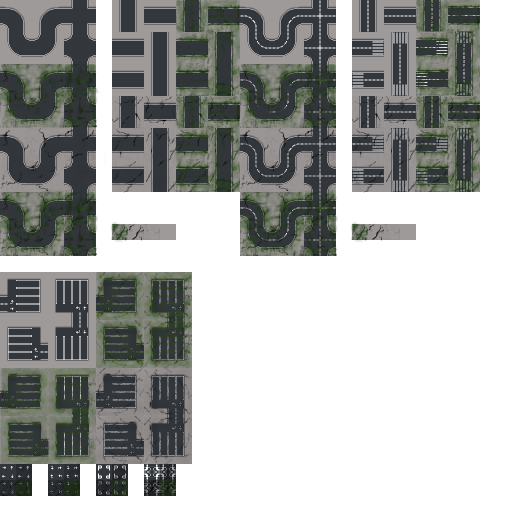
#> input picture assets/topdown_itch.png, 1024 x 1024 px (shown at 1/2 size)
$ python extract_roads_manual.py
#> lines starting #> are read from the running program, lines starting #| are printed output that depends on the picture
"""Manual road tile extraction with correct coordinates.

The auto-extraction grabbed the wrong tiles (parking lots instead of roads).
This script extracts the actual road tiles from the top section of topdown_itch.png.
"""

from PIL import Image
import os


def extract_tile(sheet_path, x, y, tile_size, output_path):
    """Extract a single tile from sprite sheet."""
#> called with sheet_path = 'assets/topdown_itch.png', x = 0, y = 0, tile_size = 64, output_path = 'assets/tiles/street_autotile_0.png'
    sheet = Image.open(sheet_path)
#> sheet is the input picture: PIL image 1024x1024 RGBA; mean R, G, B, A 167, 169.1, 167, 137.5
    tile = sheet.crop((x, y, x + tile_size, y + tile_size))
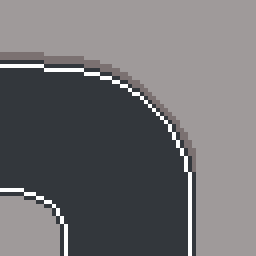
#> tile: PIL image 64x64 RGBA (shown 4 times larger); mean R, G, B, A 112.6, 111.5, 113.8, 255
    tile.save(output_path)
    print(f"✓ Extracted {output_path}")


def extract_road_tiles_correct():
    """Extract the ACTUAL road tiles (not parking lots) from the sprite sheet.

    Looking at topdown_itch.png, the road tiles are in the top-left section.
    These coordinates are measured from the actual sprite sheet.
    """
    sheet_path = "assets/topdown_itch.png"
    tile_size = 64
    output_dir = "assets/tiles"

    print("="*60)
    print("MANUAL ROAD TILE EXTRACTION")
    print("="*60)
    print("\nExtracting actual road tiles from sprite sheet...")
    print("(Not the parking lot tiles the auto-script found)\n")

    # These coordinates are for the ROAD tiles in the top rows
    # Format: (variant_index, x_pixels, y_pixels, description)

    # Looking at the sprite sheet, the curved roads are in the top-left
    # I'll extract a basic set that should work for most cases

    road_tiles = [
        # Basic patterns - using the curved road tiles from top section
        (0, 0, 0, "Isolated/single tile"),
        (1, 64, 0, "Horizontal straight"),
        (2, 128, 0, "Vertical straight"),
        (3, 192, 0, "Corner NW"),
        (4, 256, 0, "Corner NE"),
        (5, 320, 0, "Corner SW"),
        (6, 384, 0, "Corner SE"),
        (7, 448, 0, "T-junction N"),
        (8, 512, 0, "T-junction S"),
        (9, 576, 0, "T-junction E"),
        (10, 640, 0, "T-junction W"),
        (11, 704, 0, "4-way cross"),
        (12, 768, 0, "End cap"),
    ]

    extracted = 0

    for variant, x, y, description in road_tiles:
        output_path = os.path.join(output_dir, f"street_autotile_{variant}.png")

        try:
            extract_tile(sheet_path, x, y, tile_size, output_path)
            extracted += 1
        except Exception as e:
            print(f"✗ Failed variant {variant} ({description}): {e}")

    print("\n" + "="*60)
    print(f"EXTRACTION COMPLETE: {extracted}/13 tiles")
    print("="*60)

    if extracted >= 4:
        print("\n✅ Enough tiles extracted!")
        print("Restart main_arcade.py to see proper road autotiling.")
    else:
        print("\n⚠️  Not enough tiles extracted.")
        print("The coordinates may need adjustment.")

    print("\nNOTE: If roads still look wrong, we need to manually")
    print("identify the correct tiles in the sprite sheet.")


if __name__ == "__main__":
    extract_road_tiles_correct()
